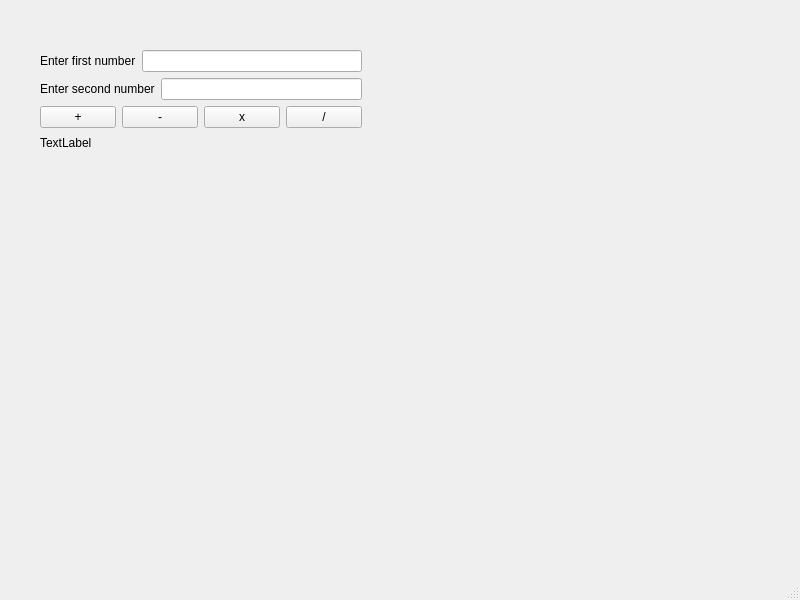
<?xml version="1.0" encoding="UTF-8"?>
<ui version="4.0">
 <class>MainWindow</class>
 <widget class="QMainWindow" name="MainWindow">
  <property name="geometry">
   <rect>
    <x>0</x>
    <y>0</y>
    <width>800</width>
    <height>600</height>
   </rect>
  </property>
  <property name="windowTitle">
   <string>MainWindow</string>
  </property>
  <widget class="QWidget" name="centralwidget">
   <widget class="QWidget" name="">
    <property name="geometry">
     <rect>
      <x>40</x>
      <y>50</y>
      <width>322</width>
      <height>101</height>
     </rect>
    </property>
    <layout class="QVBoxLayout" name="verticalLayout">
     <item>
      <layout class="QHBoxLayout" name="horizontalLayout_2">
       <item>
        <widget class="QLabel" name="labelFirstNumber">
         <property name="text">
          <string>Enter first number</string>
         </property>
        </widget>
       </item>
       <item>
        <widget class="QLineEdit" name="lineEditFirstNumber"/>
       </item>
      </layout>
     </item>
     <item>
      <layout class="QHBoxLayout" name="horizontalLayout_3">
       <item>
        <widget class="QLabel" name="labelSecondNumber">
         <property name="text">
          <string>Enter second number</string>
         </property>
        </widget>
       </item>
       <item>
        <widget class="QLineEdit" name="lineEditSecondNumber"/>
       </item>
      </layout>
     </item>
     <item>
      <layout class="QHBoxLayout" name="horizontalLayout">
       <item>
        <widget class="QPushButton" name="pushButtonPlus">
         <property name="text">
          <string>+</string>
         </property>
        </widget>
       </item>
       <item>
        <widget class="QPushButton" name="pushButtonSubtract">
         <property name="text">
          <string>-</string>
         </property>
        </widget>
       </item>
       <item>
        <widget class="QPushButton" name="pushButtonMultiply">
         <property name="text">
          <string>x</string>
         </property>
        </widget>
       </item>
       <item>
        <widget class="QPushButton" name="pushButtonDivide">
         <property name="text">
          <string>/</string>
         </property>
        </widget>
       </item>
      </layout>
     </item>
     <item>
      <widget class="QLabel" name="labelResult">
       <property name="text">
        <string>TextLabel</string>
       </property>
      </widget>
     </item>
    </layout>
   </widget>
  </widget>
  <widget class="QMenuBar" name="menubar">
   <property name="geometry">
    <rect>
     <x>0</x>
     <y>0</y>
     <width>800</width>
     <height>23</height>
    </rect>
   </property>
  </widget>
  <widget class="QStatusBar" name="statusbar"/>
 </widget>
 <resources/>
 <connections/>
</ui>
